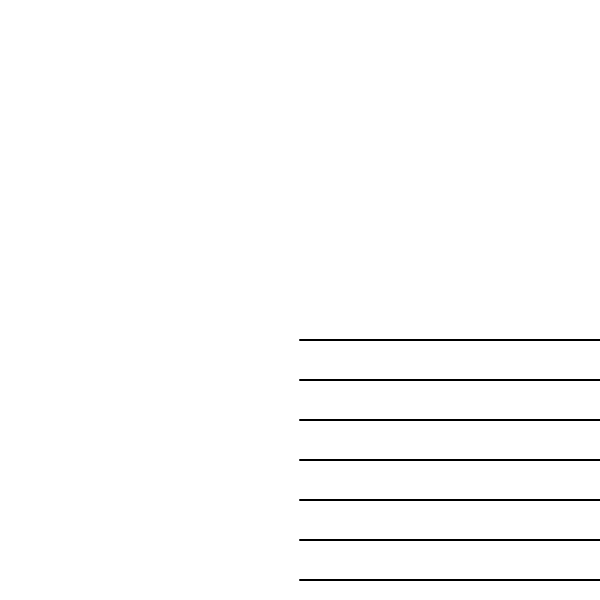
Frame 1 (no input)
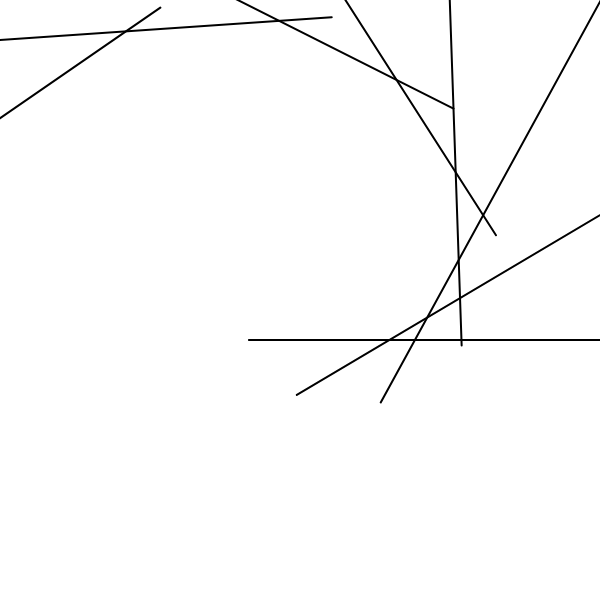
Frame 60 (no input)
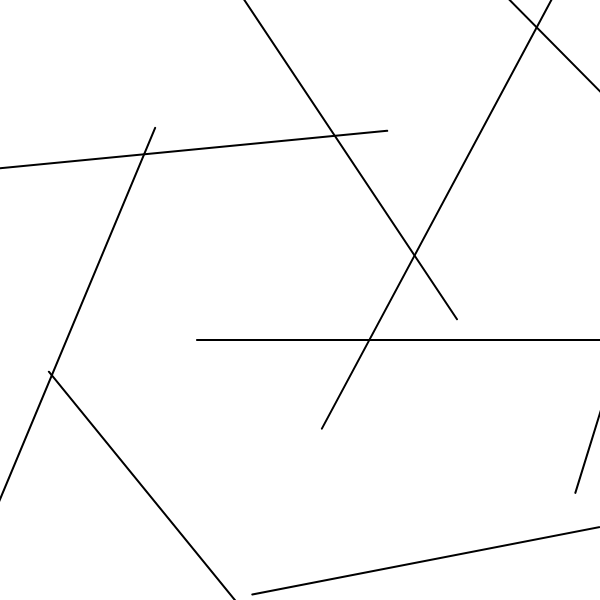
Frame 120 (the mouse pressed at the canvas centre since frame 60)

The p5.js sketch that drew these frames (run headless with seeded random() and noise() and a simulated clock; from frame 60 on, the mouse is pressed at the canvas centre):

// p5.js sketch
// ── sketch.js
var step = 40;
var innerWidth = 280;
var t = 0;

function setup() {
  createCanvas(600, 600);
  
  strokeWeight(2);
}

function draw() {
  background(255);
  stroke(0);
  fill(255);
  translate(width/2, height/2);
  

  var k = (width - innerWidth)/2;
  

  for (var i = 1; i <width/step; i++) {
    line(t, step*i, width, step*i);
    rotate(t*PI/(width/2));
  }

  // for (var j = 0; j < innerWidth/step; j++) {
  //   rect(t*2.79 + step*j, k, step, innerWidth);
  //   rotate(PI/frameCount);
  // }

  noFill();
  //rect(1, 1, width - 2, height - 2);

  t += sin(radians(width));
} 
